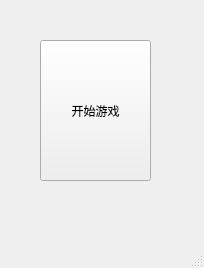
<?xml version="1.0" encoding="UTF-8"?>
<ui version="4.0">
 <class>MainWindow</class>
 <widget class="QMainWindow" name="MainWindow">
  <property name="geometry">
   <rect>
    <x>0</x>
    <y>0</y>
    <width>204</width>
    <height>268</height>
   </rect>
  </property>
  <property name="windowTitle">
   <string>MainWindow</string>
  </property>
  <widget class="QWidget" name="centralwidget">
   <widget class="QPushButton" name="pushButton">
    <property name="geometry">
     <rect>
      <x>40</x>
      <y>40</y>
      <width>111</width>
      <height>141</height>
     </rect>
    </property>
    <property name="text">
     <string>开始游戏</string>
    </property>
   </widget>
  </widget>
  <widget class="QMenuBar" name="menubar">
   <property name="geometry">
    <rect>
     <x>0</x>
     <y>0</y>
     <width>204</width>
     <height>22</height>
    </rect>
   </property>
  </widget>
  <widget class="QStatusBar" name="statusbar"/>
 </widget>
 <resources/>
 <connections/>
</ui>
